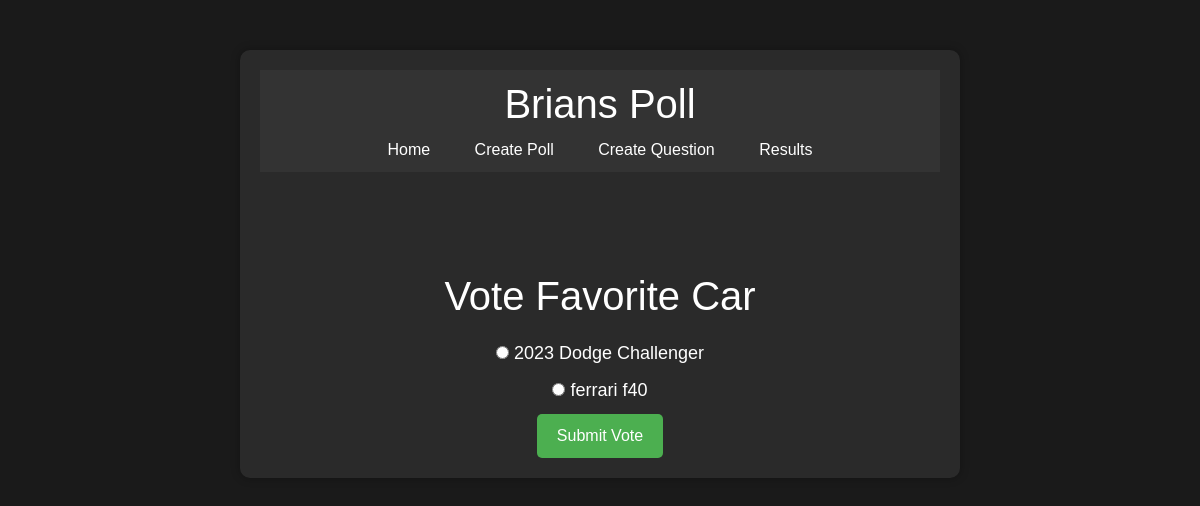
The page /poll/6/ on the database its author committed.
### poll/models.py (models this page shows, shortened)
class Choice(models.Model):
    question = models.ForeignKey(Question, on_delete=models.CASCADE, editable=True)
    choice_text1 = models.CharField(max_length=150)
    choice_text2 = models.CharField(max_length=150)
    choice_text1_value = models.IntegerField(default=0)
    choice_text2_value = models.IntegerField(default=0)
    def get_absolute_url(self):
        return reverse('poll-page', kwargs={'pk':self.pk})

class Question(models.Model):
    question = models.CharField(max_length=150)
    def __str__(self):
        return f'{self.question}'

### poll/views.py (the view, shortened to what this page needs)
# urls.py: path('poll/<int:pk>/', views.pollstart, name='poll-page'),
def pollstart(request, pk):
    pll = get_object_or_404(Choice, pk=pk)
    next_poll = Choice.objects.filter(pk__gt=pll.pk).order_by().first()
    return render(request, 'poll/home.html', {'pll':pll, 'next_poll':next_poll })

### poll/templates/poll/home.html (shortened to what this page needs)
{% extends 'poll/base.html' %}
{% block content %}
    <div class="poll-container">
        <form method="post" >
                    <h1 class="poll-title">{{ pll.question }}</h1>
                    <label class="choice-label">
                        <input type="radio" name="choice" value="{{ pll.choice_text1 }}" required="true">
                        {{ pll.choice_text1 }}
                    </label>
                    <label class="choice-label">
                        <input type="radio" name="choice" value="{{ pll.choice_text2 }}" required="true">
                        {{ pll.choice_text2 }}
                    </label>
                    <button class="submit-btn" type="submit" onclick="redirect()"  >Submit Vote</button>
        </form>
    </div>
{% endblock content %}

### poll/static/poll/main.css (style rules this page uses)
body { background-color: #1a1a1a; color: #ffffff; font-family: 'Arial', sans-serif; margin: 0; padding: 0; }
.poll-container { max-width: 400px; margin: 0 auto; text-align: center; }
.poll-title { font-size: 40px; margin-bottom: 20px; }
.choice-label { display: block; margin-bottom: 10px; font-size: 18px; }
.submit-btn { background-color: #4CAF50; color: white; padding: 10px 20px; font-size: 16px; border: none; border-radius: 5px; cursor: pointer; }

### rows shown on the page
Choice: question "Vote Favorite Car", choice_text1 "2023 Dodge Challenger", choice_text2 "ferrari f40"
